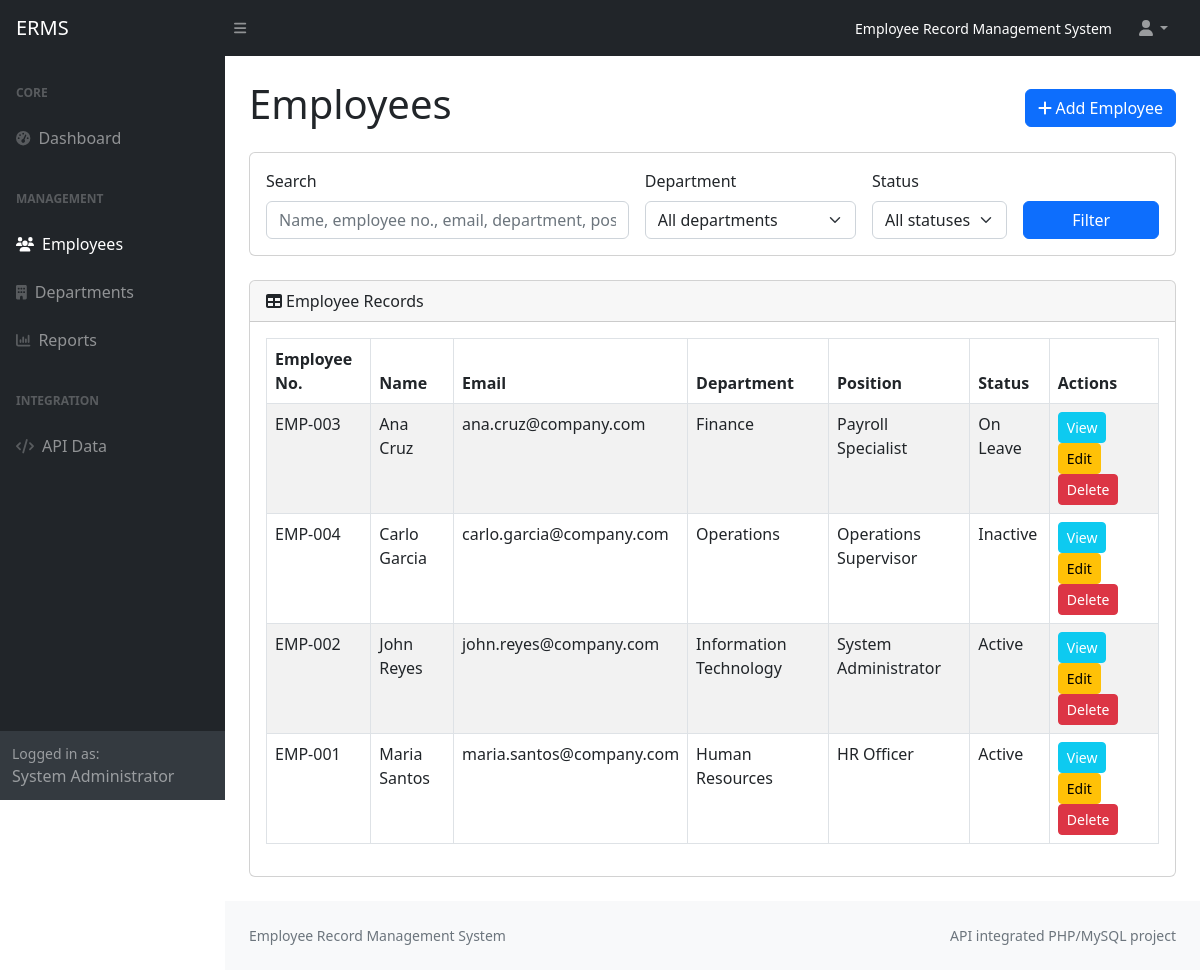
The page /employees/index.php (signed in) on the database its author committed.
### tables this page shows
CREATE TABLE employees (
    id INT AUTO_INCREMENT PRIMARY KEY,
    employee_no VARCHAR(30) NOT NULL UNIQUE,
    first_name VARCHAR(80) NOT NULL,
    last_name VARCHAR(80) NOT NULL,
    email VARCHAR(120) NOT NULL,
    phone VARCHAR(40),
    hire_date DATE NOT NULL,
    department_id INT NOT NULL,
    position_id INT NOT NULL,
    status_id INT NOT NULL,
    address TEXT,
    created_at TIMESTAMP DEFAULT CURRENT_TIMESTAMP,
    updated_at TIMESTAMP DEFAULT CURRENT_TIMESTAMP ON UPDATE CURRENT_TIMESTAMP,
    CONSTRAINT fk_employees_department FOREIGN KEY (department_id) REFERENCES departments(id) ON UPDATE CASCADE ON DELETE RESTRICT,
    CONSTRAINT fk_employees_position FOREIGN KEY (position_id) REFERENCES positions(id) ON UPDATE CASCADE ON DELETE RESTRICT,
    CONSTRAINT fk_employees_status FOREIGN KEY (status_id) REFERENCES employee_statuses(id) ON UPDATE CASCADE ON DELETE RESTRICT
);

CREATE TABLE departments (
    id INT AUTO_INCREMENT PRIMARY KEY,
    name VARCHAR(100) NOT NULL UNIQUE,
    created_at TIMESTAMP DEFAULT CURRENT_TIMESTAMP
);

CREATE TABLE positions (
    id INT AUTO_INCREMENT PRIMARY KEY,
    department_id INT NOT NULL,
    title VARCHAR(100) NOT NULL,
    created_at TIMESTAMP DEFAULT CURRENT_TIMESTAMP,
    CONSTRAINT fk_positions_department FOREIGN KEY (department_id) REFERENCES departments(id) ON UPDATE CASCADE ON DELETE RESTRICT
);

CREATE TABLE employee_statuses (
    id INT AUTO_INCREMENT PRIMARY KEY,
    name VARCHAR(50) NOT NULL UNIQUE
);

### includes/helpers.php (called while the page is built, shortened)
<?php
function e(?string $value): string
{
    return htmlspecialchars((string) $value, ENT_QUOTES, 'UTF-8');
}
function employee_join_sql(): string
{
    return "
        SELECT employees.*, departments.name AS department_name, positions.title AS position_title,
               employee_statuses.name AS status_name
        FROM employees
        INNER JOIN departments ON employees.department_id = departments.id
        INNER JOIN positions ON employees.position_id = positions.id
        INNER JOIN employee_statuses ON employees.status_id = employee_statuses.id
    ";
}
?>

### employees/index.php (the view, shortened to what this page needs)
<?php
require_once __DIR__ . '/../config/database.php';
require_once __DIR__ . '/../includes/helpers.php';
$search = trim($_GET['search'] ?? '');
$sql = employee_join_sql() . ' WHERE 1=1';
$params = [];
$sql .= ' ORDER BY employees.last_name, employees.first_name';
$stmt = $pdo->prepare($sql);
$stmt->execute($params);
$employees = $stmt->fetchAll();
require __DIR__ . '/../includes/header.php';
require __DIR__ . '/../includes/sidebar.php';
?>
<main>
    <div class="container-fluid px-4">
        <div class="d-flex justify-content-between align-items-center mt-4 mb-3">
            <h1>Employees</h1>
            <a class="btn btn-primary" href="create.php"><i class="fas fa-plus me-1"></i>Add Employee</a>
        </div>
        <div class="card mb-4">
            <div class="card-body">
                <form class="row g-3" method="get">
                    <div class="col-md-5"><label class="form-label">Search</label><input class="form-control" name="search" value="<?= e($search) ?>" placeholder="Name, employee no., email, department, position"></div>
                    <div class="col-md-3"><label class="form-label">Department</label><select class="form-select" name="department_id"><option value="">All departments</option></select></div>
                    <div class="col-md-2"><label class="form-label">Status</label><select class="form-select" name="status_id"><option value="">All statuses</option></select></div>
                    <div class="col-md-2 d-flex align-items-end"><button class="btn btn-primary w-100" type="submit">Filter</button></div>
                </form>
            </div>
        </div>
        <div class="card mb-4">
            <div class="card-header"><i class="fas fa-table me-1"></i>Employee Records</div>
            <div class="card-body table-responsive">
                <table class="table table-bordered table-striped">
                    <thead><tr><th>Employee No.</th><th>Name</th><th>Email</th><th>Department</th><th>Position</th><th>Status</th><th>Actions</th></tr></thead>
                    <tbody>
                        <?php foreach ($employees as $employee): ?>
                            <tr>
                                <td><?= e($employee['employee_no']) ?></td>
                                <td><?= e($employee['first_name'] . ' ' . $employee['last_name']) ?></td>
                                <td><?= e($employee['email']) ?></td>
                                <td><?= e($employee['department_name']) ?></td>
                                <td><?= e($employee['position_title']) ?></td>
                                <td><?= e($employee['status_name']) ?></td>
                                <td>
                                    <a class="btn btn-sm btn-info text-white" href="view.php?id=<?= $employee['id'] ?>">View</a>
                                    <a class="btn btn-sm btn-warning" href="edit.php?id=<?= $employee['id'] ?>">Edit</a>
                                    <a class="btn btn-sm btn-danger" href="delete.php?id=<?= $employee['id'] ?>" onclick="return confirm('Delete this employee?')">Delete</a>
                                </td>
                            </tr>
                        <?php endforeach; ?>
                    </tbody>
                </table>
            </div>
        </div>
    </div>
</main>
<?php require __DIR__ . '/../includes/footer.php'; ?>

### rows shown on the page
employees: employee_no "EMP-003", first_name+last_name "Ana Cruz", email "ana.cruz@company.com", department.name "Finance", position.title "Payroll Specialist", status.name "On Leave"
employees: employee_no "EMP-004", first_name+last_name "Carlo Garcia", email "carlo.garcia@company.com", department.name "Operations", position.title "Operations Supervisor", status.name "Inactive"
employees: employee_no "EMP-002", first_name+last_name "John Reyes", email "john.reyes@company.com", department.name "Information Technology", position.title "System Administrator", status.name "Active"
employees: employee_no "EMP-001", first_name+last_name "Maria Santos", email "maria.santos@company.com", department.name "Human Resources", position.title "HR Officer", status.name "Active"

### other values the page prints
current_user_name() "System Administrator"
